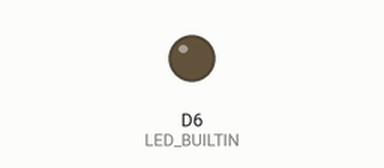
Simulated run of this sketch. Board: Arduino MKR. On the bench: output pins drawn as LEDs (lit = HIGH). Storage starts empty.

Above: at 5.0 s.
Timing chart, 0 to 13.0 s (numbered marks = the images above):
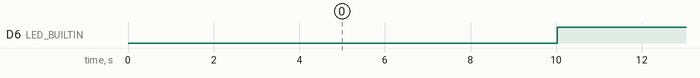

Measured:
- by itself, D6 (LED_BUILTIN): alternates HIGH for 5.0 s and LOW for 5.0 s

The sketch:

sd_wait_sleep.ino
```cpp
#include <SPI.h>
#include <SD.h>
#include <ArduinoLowPower.h>

#define PIN_SPI_CS 10

File myFile;

void setup() {
  Serial.begin(115200);
  if (!SD.begin(PIN_SPI_CS)) {
    Serial.println(F("SD CARD FAILED, OR NOT PRESENT!"));
    while (1); // don't do anything more:
  }
  pinMode(LED_BUILTIN, OUTPUT);
  digitalWrite(LED_BUILTIN, LOW);
}

void loop() {
  myFile = SD.open("Done.txt", FILE_WRITE);
  delay(5000);
  myFile.close();
  digitalWrite(LED_BUILTIN, LOW); // Show we're asleep
  LowPower.sleep(5000);
  digitalWrite(LED_BUILTIN, HIGH); // Show we're awake
}
```
